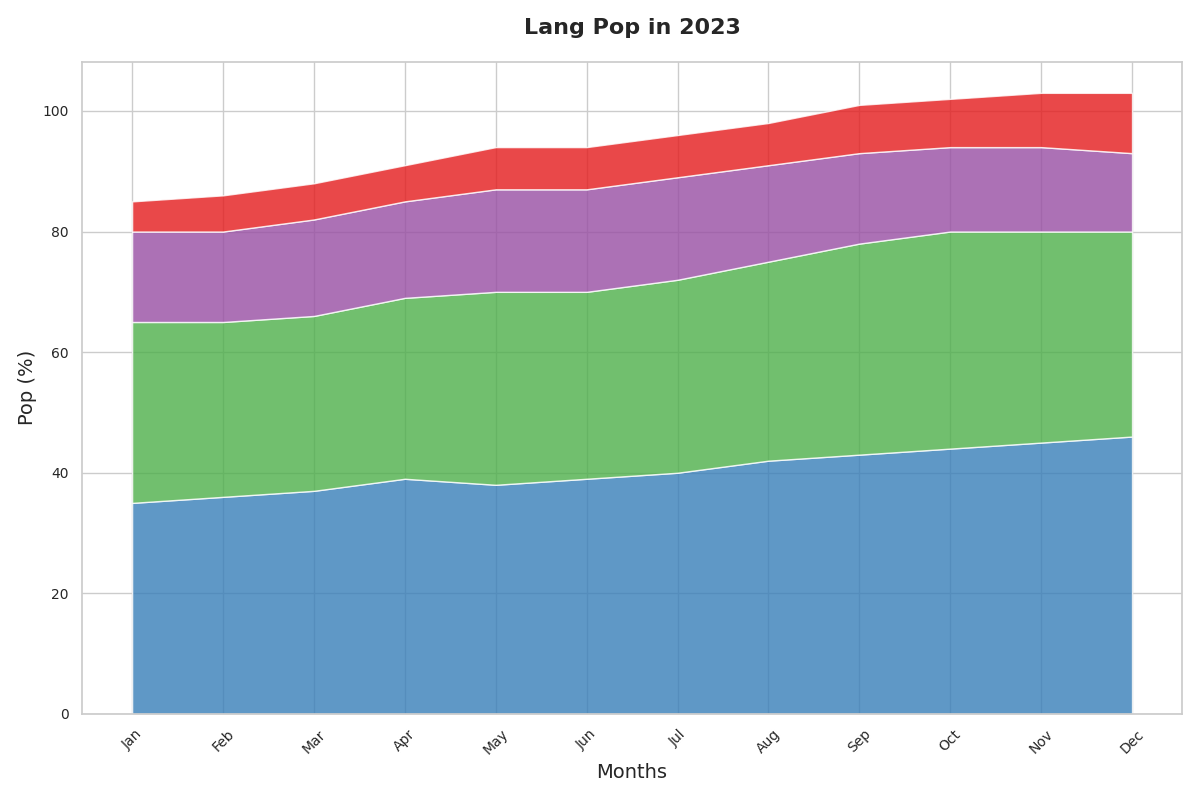

Here is the Python script that generated this plot:
import matplotlib.pyplot as plt
import numpy as np

# Data for plotting
months = [
    'Jan', 'Feb', 'Mar', 'Apr', 'May', 'Jun', 
    'Jul', 'Aug', 'Sep', 'Oct', 'Nov', 'Dec'
]

# Popularity percentages
python_pop = np.array([35, 36, 37, 39, 38, 39, 40, 42, 43, 44, 45, 46])
js_pop = np.array([30, 29, 29, 30, 32, 31, 32, 33, 35, 36, 35, 34])
java_pop = np.array([15, 15, 16, 16, 17, 17, 17, 16, 15, 14, 14, 13])
rust_pop = np.array([5, 6, 6, 6, 7, 7, 7, 7, 8, 8, 9, 10])

# Create plot
fig, ax = plt.subplots(figsize=(12, 8))

# Stack plot
ax.stackplot(
    months, 
    python_pop, 
    js_pop, 
    java_pop, 
    rust_pop,
    colors=['#377eb8', '#4daf4a', '#984ea3', '#e41a1c'],
    alpha=0.8
)

# Set titles and labels
ax.set_title("Lang Pop in 2023", fontsize=16, fontweight='bold', pad=20)
ax.set_xlabel("Months", fontsize=14)
ax.set_ylabel("Pop (%)", fontsize=14)

# Adjust ticks
plt.xticks(rotation=45, fontsize=10)
plt.yticks(fontsize=10)

# Optimize layout
plt.tight_layout()

# Show plot
plt.show()
